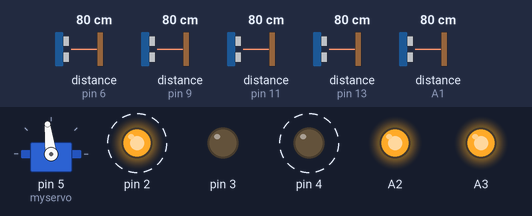
The sketch below on a simulated Arduino Uno, built with avr-gcc and run on an emulated ATmega328P. Shown: servo, output pins drawn as LEDs (lit = HIGH). Dashed ring = blinking. The test bench sets the inputs (shaded band); at power-on: distance to the obstacle (sensors on pin 9, pin 11, pin 6, pin 13, A1) 80 cm. The echo pulse lasts 58.3 µs per cm; random numbers use the default seed unless the sketch sets one; pins used as bus, display or sensor lines are not drawn.

Above: at 2.9 s.
3.0 s: distance to the obstacle (sensor on pin 9) set to 40 cm
6.5 s: distance to the obstacle (sensor on pin 9) set to 33 cm
At 9.6 s:
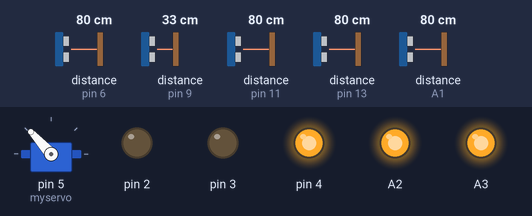
10.0 s: distance to the obstacle (sensor on pin 9) set to 60 cm
At 11.8 s:
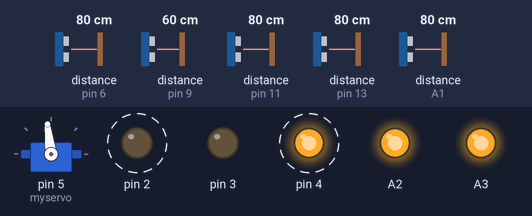
16.2 s: distance to the obstacle (sensor on pin 11) set to 39 cm
19.7 s: distance to the obstacle (sensor on pin 11) set to 32 cm
At 22.1 s:
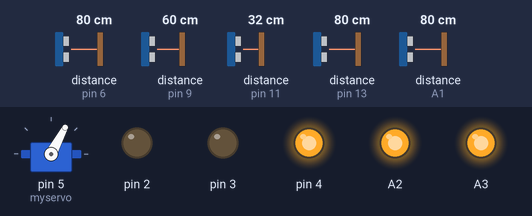
22.6 s: distance to the obstacle (sensor on pin 11) set to 60 cm
At 23.1 s:
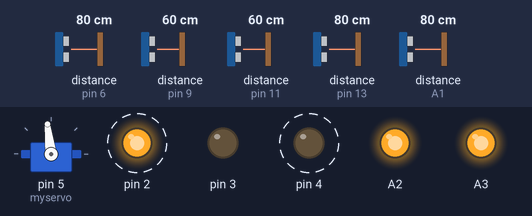
Timing chart, 0 to 29.8 s (numbered marks = the images above; inputs shaded):
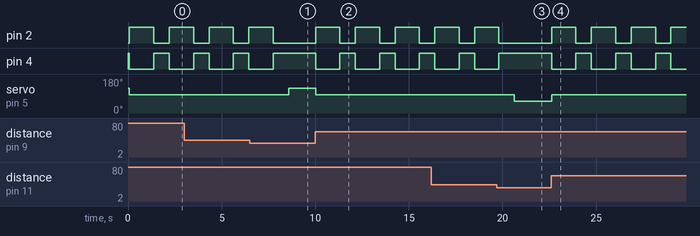

Measured:
- the behaviour switches between 36 and 35 cm on distance to the obstacle (sensor on pin 9) (found by bisection; images 0 and 1)
- the behaviour switches between 36 and 35 cm on distance to the obstacle (sensor on pin 11) (found by bisection; images 2 and 3)
- after the input at 6.5 s, servo on pin 5 (myservo): 97° → 132° after 2.1 s
- after the input at 10.0 s, pin 2: alternates HIGH for 1.3 s and LOW for 0.83 s, starting at once; pin 4: alternates HIGH for 0.83 s and LOW for 1.3 s, starting at once; servo on pin 5 (myservo): 132° → 97° at once
- after the input at 19.7 s, servo on pin 5 (myservo): 97° → 62° after 0.94 s
- after the input at 22.6 s, pin 2: alternates HIGH for 1.3 s and LOW for 0.82 s, starting at once; pin 4: alternates HIGH for 0.82 s and LOW for 1.3 s, starting at once; servo on pin 5 (myservo): 62° → 97° at once

The sketch:

race.ino
```cpp
#include <Servo.h>
#include "SR04.h"

int8_t sign(int num) {
  if (num == 0)
    return 0;
  if (num > 0)
    return 1;
  else
    return -1;
}


Servo myservo;

//передние
SR04 sr04_r(7, 6);
SR04 sr04_l(12, 13);

//бококвые
SR04 sr04_l_n(8, 9);
SR04 sr04_r_n(10, 11);

SR04 sr04_c(A0, A1);

//передние
int stop_right;
int stop_left;
int stop_center;

//боковые
int stop_right_n;
int stop_left_n;

const int STOP_VALUE_1 = 110;
const int STOP_VALUE_2 = 35;
const int STOP_VALUE_N = 35;
const int STOP_VALUE_C = 100;

int i = 0;
int valueArray[5] = {0, 0, 0, 0, 0};
int valueArray_2[5] = {0, 0, 0, 0, 0};
int result = 0;

#define MIN_SPEED 60
#define MAX_SPEED 125
#define CENTR_ALGNLE 97

#define MIN_ANGLE 15/*20*/
#define MAX_ANGLE 35

#define SPEED_ONE -15
#define SPEED_TWO -10
#define SPEED_THREE 50


void setup() {
  pinMode(2, OUTPUT);
  pinMode(4, OUTPUT);
  pinMode(3, OUTPUT);
  setDirection(true);
  analogWrite(3, 0);

  myservo.attach(5);
  myservo.write(CENTR_ALGNLE);

  //  setSpeed(30);
  Serial.begin(115200);

  pinMode(A5, INPUT);

  pinMode(A2, OUTPUT);
  pinMode(A3, OUTPUT);
  digitalWrite(A2, HIGH);
  digitalWrite(A3, HIGH);
}

void setSpeed(int speed) {
  analogWrite(3, 0);
  return;
  if (speed == -1)
    speed = 0;
  else
    speed = MIN_SPEED + speed;
  if (speed > MAX_SPEED)
    speed = MAX_SPEED;

  analogWrite(3, speed);
}

void setDirection(int direction) {
  if (direction) {
    digitalWrite(2, LOW);
    digitalWrite(4, HIGH);
  } else {
    digitalWrite(2, HIGH);
    digitalWrite(4, LOW);
  }
}

//сначала мелкие
void Result() {
  //едем возле стенки
  if (valueArray[0] == 0) {
    result = 104;
    return;
  }
  if (valueArray[4] == 0) {
    result = -104;
    return;
  }

  // перед нами узкое препятсвие
  if ( valueArray[2] == 0) {
    result = 12;
    return;
  }

  // в западне
  if (valueArray[1] == 0 && valueArray[3] == 0 || valueArray[2] < 2) {
    result = 18;
    return;
  }

  // дорога свободна
  if (valueArray[1] == 2 && valueArray[3] == 2 && valueArray[0] == 1 && valueArray[4] == 1) {
    result = 0;
    return;
  }

  //приближаемся к пепятсвие, и по бокам занято
  /*18*/  if (valueArray[1] == 1 && valueArray[3] == 1 && valueArray[0] == 0 && valueArray[4] == 0) {
    result = 18;
    return;
  }

  // препятсвие середине, угловым далеко
  /*12*/   if (valueArray[2] == 1 && valueArray[1] < 2 && valueArray[3] < 2 ) {
    result = 12;
    return;
  }

  // по бокам занято, правый передний показывает препятсвие
  /*2'*/  if (valueArray[3] == 1 && valueArray[0] == 0 && valueArray[4] == 0) {
    result = 5;
    return;
  }

  // по бокам занято, левый передний показывает препятсвие
  /*4'*/  if (valueArray[1] == 1 && valueArray[0] == 0 && valueArray[4] == 0) {
    result = 6;
    return;
  }

  // слева занято спереди ещё есть свободного немного пространства
  /*4'*/  if (valueArray[1] == 1 && valueArray[3] == 1 && valueArray[0] == 0) {
    result = 6;
    return;
  }

  // спереди занято, справа свободно
  /*2'*/  if (valueArray[1] == 1 && valueArray[3] == 1 && valueArray[4] == 0) {
    result = 5;
    return;
  }

  // спереди близко и слева тоже близко
  /*10*/   if (valueArray[2] == 1 && (valueArray[1] == 1 || valueArray[1] == 0)) {
    result = 10;
    return;
  }
  // спереди близко и справа тоже близко
  /*11*/   if (valueArray[2] == 1 && (valueArray[3] == 1 || valueArray[3] == 0) ) {
    result = 11;
    return;
  }

  // побокам близко - НЕРАБОТАЕТ
  /*8*/   if (valueArray[0] == 0 && valueArray[4] == 0) {
    result = 8;
    return;
  }


  /*0*/   if (valueArray[3] == 1 && valueArray[0] == 0) {
    result = 0;
    return;
  }
  /*2*/   if (valueArray[3] == 1 && valueArray[4] == 0) {
    result = 2;
    return;
  }
  /*4*/   if (valueArray[1] == 1 && valueArray[0] == 0) {
    result = 4;
    return;
  }
  /*0*/   if (valueArray[1] == 1 && valueArray[4] == 0) {
    result = 0;
    return;
  }
  /*7*/   if (valueArray[1] == 1 && valueArray[3] == 1) {
    result = 7;
    return;
  }
  /*4'*/  if (valueArray[1] == 0 ) {
    result = 6;
    return;
  }
  /*2'*/  if (valueArray[3] == 0) {
    result = 5;
    return;
  }

  /*3*/   if (valueArray[1] == 1) {
    result = 3;
    return;
  }
  /*1*/   if (valueArray[3] == 1) {
    result = 1;
    return;
  }
  return;
}

void choice() {
  if (result == 0) {
    setDirection(true);
    myservo.write(CENTR_ALGNLE);
    setSpeed(SPEED_THREE);
    return;
  }
  if (result == 1) {
    setDirection(true);
    myservo.write(CENTR_ALGNLE - MIN_ANGLE);
    setSpeed(SPEED_TWO);
    return;
  }
  if (result == 3) {
    setDirection(true);
    myservo.write(CENTR_ALGNLE + MIN_ANGLE);
    setSpeed(SPEED_TWO);
    return;
  }
  if (result == 104 || result == -104) {
    setDirection(true);
    myservo.write(CENTR_ALGNLE + MAX_ANGLE * sign(result));
    setSpeed(SPEED_ONE);
    return;
  }
  if (result == 5 || result == 11) {
    setDirection(true);
    myservo.write(CENTR_ALGNLE - MAX_ANGLE);
    setSpeed(10);
    return;
  }
  if (result == 6 || result == 10) {
    setDirection(true);
    myservo.write(CENTR_ALGNLE + MAX_ANGLE);
    setSpeed(10);
    return;
  }
  if (result == 7 || result == 12) {
    setDirection(true);
    if (stop_right >= stop_left) {
      myservo.write(CENTR_ALGNLE + MAX_ANGLE);
      setSpeed(SPEED_ONE);
      return;
    } else {
      myservo.write(CENTR_ALGNLE - MAX_ANGLE);
      setSpeed(SPEED_ONE);
      return;
    }
    return;
  }
  if (result == 8 ) {
    setDirection(true);
    if (stop_right_n >= stop_left_n) {
      myservo.write(CENTR_ALGNLE + MAX_ANGLE);
      setSpeed(SPEED_ONE);
      return;
    } else {
      myservo.write(CENTR_ALGNLE - MAX_ANGLE);
      setSpeed(SPEED_ONE);
      return;
    }
    return;
  }
  if (result == 18) {

    setDirection(false);
    setSpeed(MAX_SPEED);
    myservo.write(CENTR_ALGNLE);
    delay(1300);
    setDirection(true);
    setSpeed(MAX_SPEED);
    delay(800);
    return;
  }
  return;
}

void loop() {
  for (int i = 0; i < 5; i++) valueArray[i] = 2;

  //передние исправление фантастической 4

  stop_right = sr04_r.readNow();
  if (stop_right == 30)stop_right = 300;
  stop_left = sr04_l.readNow();
  if (stop_left == 5 || stop_left == 4)stop_left = 300;
  //---------end

  //боковые исправление фантастической 4
  stop_right_n = sr04_r_n.readNow();
  //if(stop_right_n<=6)stop_right_n=300;
  stop_left_n = sr04_l_n.readNow();
  if (stop_left_n == 5 || stop_left_n == 6)stop_left_n = 300;
  //---------end

  stop_center = sr04_c.readNow();

  //задание массива
  if (stop_left_n <= STOP_VALUE_N)
    valueArray[0] = 0;
  else
    valueArray[0] = 1;

  if (stop_left <= STOP_VALUE_1)
    valueArray[1] = 1;
  if (stop_left <= STOP_VALUE_2)
    valueArray[1] = 0;

  if (stop_center <= STOP_VALUE_C)
    valueArray[2] = 1;
  if (stop_center <= STOP_VALUE_C / 4)
    valueArray[2] = 0;

  if (stop_right <= STOP_VALUE_1)
    valueArray[3] = 1;
  if (stop_right <= STOP_VALUE_2)
    valueArray[3] = 0;

  if (stop_right_n <= STOP_VALUE_N)
    valueArray[4] = 0;
  else
    valueArray[4] = 1;
  //------end

  //результат
  Result();
  //-----end

  if (i == 5000) {
    Serial.print("right: ");
    Serial.print(stop_right);
    Serial.print(" left: ");
    Serial.println(stop_left);
    Serial.print("right_n: ");
    Serial.print(stop_right_n);
    Serial.print(" left_n: ");
    Serial.println(stop_left_n);
    Serial.print("result: ");
    Serial.print(result);
    Serial.print("   ");
    Serial.print(valueArray[0] /*result*/);
    Serial.print(valueArray[1]);
    Serial.print(valueArray[2]);
    Serial.print(valueArray[3]);
    Serial.println(valueArray[4]);

    if (valueArray_2[0] == valueArray[0] && valueArray_2[1] == valueArray[1] && valueArray_2[2] == valueArray[2] && valueArray_2[3] == valueArray[3] && valueArray_2[4] == valueArray[4]) {
      setDirection(true);
      setSpeed(MAX_SPEED);
      delay(500);
    }
    for (int i = 0; i < 5; i++)valueArray_2[i] = valueArray[i];
    i = 0;
  }
  i++;

  choice();

  result = 0;
}
```

SR04.cpp
```cpp
#include "Arduino.h"

#include "SR04.h"

SR04::SR04(uint8_t trig, uint8_t echo)
{
  pinMode(trig, OUTPUT);
  pinMode(echo, INPUT);
  _trig = trig;
  _echo = echo;
  time = 0;
}

void SR04::pulse()
{
  digitalWrite(_trig, LOW);
  delayMicroseconds(2);
  digitalWrite(_trig, HIGH);
  delayMicroseconds(10);
  digitalWrite(_trig, LOW);
  time = micros();

  pulsed = true;
  pulseTime = millis();
}

int16_t SR04::calibrate(int16_t val) {
  value = (val - 500) / 51;
  pulsed = false;
  return value;
}

void SR04::tick()
{
  if (millis() - pulseTime > 50) {
    pulse();
    return;
  }
  if (!pulsed) {
    return;
  }
  long now = micros();
  if (now - time < 500) {
    return;
  } else {
    if (now - time > 30000) {
      calibrate(30000);
      return;
    } else {
      if (digitalRead(_echo) == 0) {
        calibrate(now - time);
        return;
      } else {
        return;
      }
    }
  }
}

int16_t SR04::getValue() {
  return value;
}

int16_t SR04::readNow() {
  if (millis() - pulseTime < 50) {
    return distance;
  }
  long duration;
  digitalWrite(_trig, LOW);
  delayMicroseconds(20);
  digitalWrite(_trig, HIGH);
  delayMicroseconds(120);
  digitalWrite(_trig, LOW);
  duration = pulseIn(_echo, HIGH, 17000);
  pulseTime = millis();
  distance = (duration / 2) / 29.1;
  if (distance == 0)
    distance = 300;
  return distance;
}
```

SR04.h
```cpp
#ifndef SR04_h
#define SR04_h

#include "Arduino.h"

class SR04
{
  public:
    SR04(uint8_t trig, uint8_t echo);
    void tick();
    int16_t getValue();

    int16_t readNow();

  private:
    void pulse();
    int16_t calibrate(int16_t val);
    uint8_t _trig;
    uint8_t _echo;
    long time;
    long value;
    long pulseTime = 0;
    boolean pulsed = false;
    long distance = 0;

};

#endif
```
